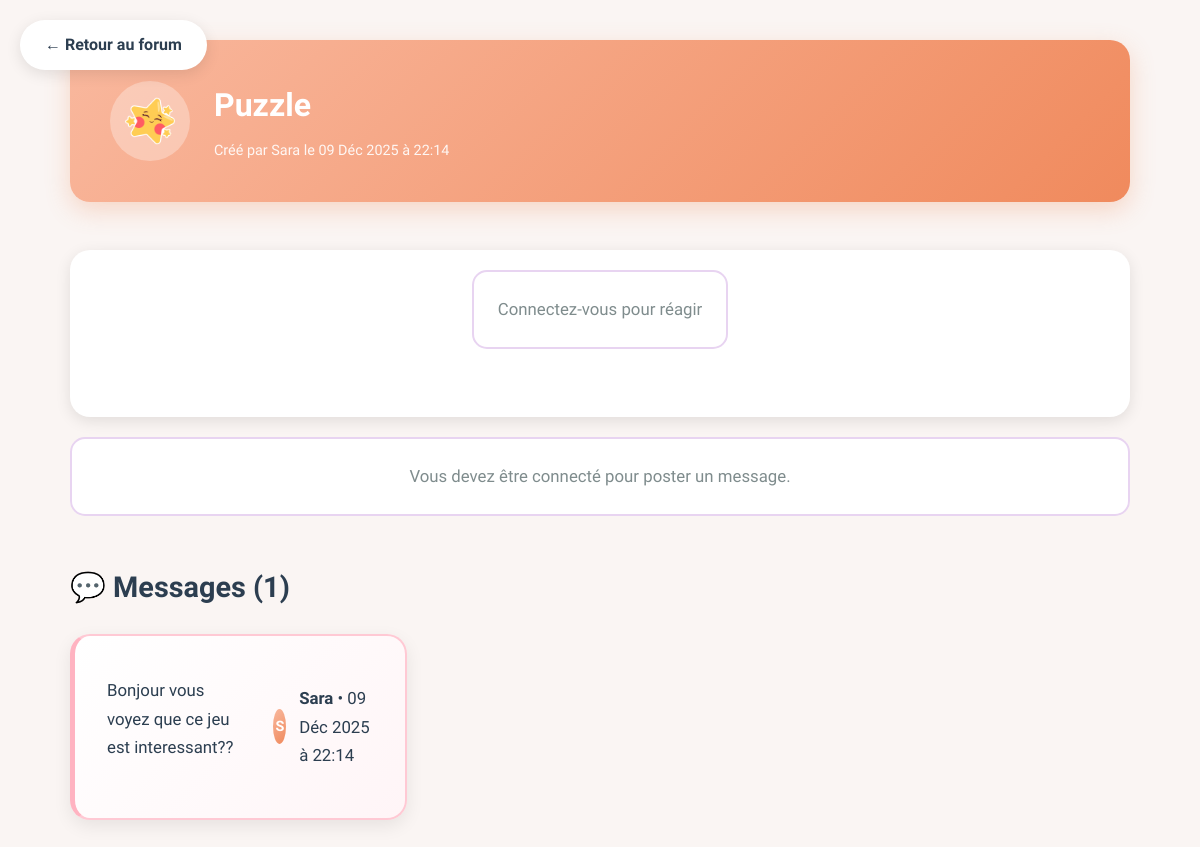
Screenshot of /forum/7/ with the database file from the repository.
### forum/models.py (models this page shows, shortened)
class Topic(models.Model):
    CATEGORY_CHOICES = [
        ('ecole', '🏫 École et Scolarité'),
        ('alimentation', '🍽️ Alimentation et Repas'),
        ('sommeil', '😴 Sommeil et Routines'),
        ('jeux', '🎮 Jeux et Activités'),
        ('sante', '💊 Santé et Thérapies'),
        ('entraide', '🤝 Entraide et Soutien'),
        ('libre', '💬 Discussions Libres'),
    ]
    title = models.CharField(max_length=200)
    created_by = models.ForeignKey(User, on_delete=models.CASCADE)
    created_at = models.DateTimeField(auto_now_add=True)
    icon = models.CharField(max_length=20, blank=True, null=True)
    category = models.CharField(max_length=20, choices=CATEGORY_CHOICES, default='libre')
    class Meta:
        ordering = ['-created_at']

class Post(models.Model):
    topic = models.ForeignKey(Topic, on_delete=models.CASCADE)
    content = models.TextField()
    created_by = models.ForeignKey(User, on_delete=models.CASCADE)
    created_at = models.DateTimeField(auto_now_add=True)

### forum/views.py (the view)
# urls.py: path('<int:topic_id>/', views.topic_detail, name='topic_detail'),
def topic_detail(request, topic_id):
    topic = get_object_or_404(Topic, id=topic_id)
    posts = Post.objects.filter(topic=topic).order_by('created_at')
    if request.method == 'POST':
        form = PostForm(request.POST)
        if form.is_valid():
            post = form.save(commit=False)
            post.topic = topic
            post.created_by = request.user
            post.save()
            check_and_award_badges(request.user)
            if request.user != topic.created_by:
                create_notification(
                    topic.created_by,
                    'comment',
                    f"💬 {request.user.username} a répondu à votre sujet : {topic.title}",
                    f'/forum/{topic.id}/'
                )
            return redirect('forum:topic_detail', topic_id=topic.id)
    else:
        form = PostForm()
    return render(request, 'forum/topic_detail.html', {'topic': topic, 'posts': posts, 'form': form})

### forum/templates/forum/topic_detail.html (shortened to what this page needs)
{% load static %}
<!DOCTYPE html>
<html lang="fr">
<head>
<link rel="stylesheet" href="{% static 'forum/style.css' %}">
</head>
<body>
<a href="/forum/" style="position: fixed; top: 20px; left: 20px; background: white; padding: 12px 25px; border-radius: 25px; text-decoration: none; color: #2c3e50; font-weight: 600; box-shadow: 0 4px 15px rgba(0,0,0,0.1); z-index: 1000; transition: all 0.3s;" onmouseover="this.style.transform='translateY(-2px)'; this.style.boxShadow='0 6px 20px rgba(0,0,0,0.15)';" onmouseout="this.style.transform='translateY(0)'; this.style.boxShadow='0 4px 15px rgba(0,0,0,0.1)';">
    ← Retour au forum
</a>
<div class="container">
    <section class="topic-header">
        {% if topic.icon %}
            <img src="{% static 'forum/icons/' %}{{ topic.icon }}.png" class="icon" alt="Icône" style="width: 80px !important; height: 80px !important; background: rgba(255,255,255,0.3); padding: 15px;">
        {% else %}
            <div style="width: 80px; height: 80px; background: rgba(255,255,255,0.3); border-radius: 50%; display: flex; align-items: center; justify-content: center; font-size: 2.5rem; flex-shrink: 0;">🌟</div>
        {% endif %}
        <div>
            <h2>{{ topic.title }}</h2>
            <p class="creator" style="color: rgba(255,255,255,0.9);">
                Créé par {{ topic.created_by.username }} le {{ topic.created_at|date:"d M Y à H:i" }}
            </p>
        </div>
    </section>
<div class="reactions-container">
    <div class="reactions-buttons">
        {% if user.is_authenticated %}
            <button class="reaction-btn" data-reaction="like" onclick="react({{ topic.id }}, 'like')">
                👍 <span id="count-like">0</span>
            </button>
            <button class="reaction-btn" data-reaction="love" onclick="react({{ topic.id }}, 'love')">
                ❤️ <span id="count-love">0</span>
            </button>
            <button class="reaction-btn" data-reaction="support" onclick="react({{ topic.id }}, 'support')">
                💪 <span id="count-support">0</span>
            </button>
            <button class="reaction-btn" data-reaction="celebrate" onclick="react({{ topic.id }}, 'celebrate')">
                🎉 <span id="count-celebrate">0</span>
            </button>
        {% else %}
            <p class="login-msg">Connectez-vous pour réagir</p>
        {% endif %}
    </div>
</div>
    {% if user.is_authenticated %}
    <section class="new-post">
        <h3>✍️ Ajouter un message</h3>
        <form method="POST">
            {% csrf_token %}
            {{ form.as_p }}
            <button type="submit">Envoyer mon message</button>
        </form>
    </section>
    {% else %}
    <p class="login-msg">Vous devez être connecté pour poster un message.</p>
    {% endif %}
    <section class="posts-list">
        <h3>💬 Messages ({{ posts|length }})</h3>
        <div class="grid-container">
            {% for post in posts %}
            <div class="card post">
                <p>{{ post.content }}</p>
                <p class="author">
                    <span style="width: 35px; height: 35px; border-radius: 50%; background: linear-gradient(135deg, #f9b89e 0%, #f08a5d 100%); display: inline-flex; align-items: center; justify-content: center; color: white; font-weight: 700; font-size: 0.9rem;">
                        {{ post.created_by.username|first|upper }}
                    </span>
                    <span>
                        <strong>{{ post.created_by.username }}</strong> •
                        {{ post.created_at|date:"d M Y à H:i" }}
                    </span>
                </p>
            </div>
            {% empty %}
            <div class="empty-message">
                <p>🌱 Aucun message pour le moment.</p>
                <p style="margin-top: 0.5rem; font-size: 0.95rem;">Soyez le premier à participer à cette discussion !</p>
            </div>
            {% endfor %}
        </div>
    </section>
</div>
</body>
</html>

### forum/static/forum/style.css (style rules this page uses)
* { margin: 0; padding: 0; box-sizing: border-box; }
body { font-family: 'Quicksand', sans-serif; background-color: #faf5f3; color: #2c3e50; line-height: 1.6; min-height: 100vh; }
.container { max-width: 1100px; margin: 40px auto; padding: 0 20px; }
h2 { font-size: 1.8rem; color: #2c3e50; margin-bottom: 1.5rem; font-weight: 700; }
h3 { font-size: 1.3rem; color: #2c3e50; font-weight: 700; }
.login-msg { background: #fff; border-radius: 15px; padding: 1.5rem; text-align: center; border: 2px solid #e8d4f1; margin-bottom: 3rem; color: #7f8c8d; font-size: 1.05rem; }
.grid-container { display: grid; grid-template-columns: repeat(auto-fill, minmax(300px, 1fr)); gap: 1.5rem; }
.card { background: #fff; border-radius: 20px; padding: 2rem; box-shadow: 0 8px 20px rgba(0,0,0,0.08); transition: all 0.3s; cursor: pointer; border: 2px solid transparent; display: flex; align-items: center; gap: 1.5rem; }
.card:nth-child(4n+1) { border-color: #ffc9d4; background: linear-gradient(135deg, #fff 0%, #fff5f7 100%); }
.icon { width: 60px !important; height: 60px !important; object-fit: contain; flex-shrink: 0; border-radius: 50%; padding: 10px; }
.creator { color: #7f8c8d; font-size: 0.9rem; font-weight: 500; }
.topic-header { background: linear-gradient(135deg, #f9b89e 0%, #f08a5d 100%); border-radius: 20px; padding: 2.5rem; margin-bottom: 3rem; color: white; box-shadow: 0 8px 25px rgba(240, 138, 93, 0.3); display: flex; align-items: center; gap: 1.5rem; }
.topic-header h2 { color: white; font-size: 2rem; margin-bottom: 0.5rem; }
.posts-list h3 { color: #2c3e50; margin-bottom: 1.5rem; font-size: 1.8rem; }
.post { background: white; border-radius: 20px; padding: 2rem; box-shadow: 0 6px 18px rgba(0,0,0,0.08); transition: all 0.3s; border-left: 5px solid transparent; margin-bottom: 1.5rem; }
.post:nth-child(4n+1) { border-left-color: #ffb3c1; }
.post p { color: #2c3e50; line-height: 1.7; margin-bottom: 1rem; font-size: 1.05rem; }
.author { display: flex; align-items: center; gap: 0.8rem; color: #7f8c8d; font-size: 0.9rem; margin-top: 1rem; }
.card, .post { animation: fadeIn 0.5s ease-out; }
.reactions-container { background: white; border-radius: 20px; padding: 20px; margin: 20px 0; box-shadow: 0 4px 15px rgba(0,0,0,0.1); }
.reactions-buttons { display: flex; gap: 15px; flex-wrap: wrap; justify-content: center; }

### rows the page displays
Topic: icon (picture), title "Puzzle", created_by.username "Sara", created_at "09 Déc 2025 à 22:14"
Post: content "Bonjour vous voyez que ce jeu est interessant??", created_by.username|first "S", created_by.username "Sara", created_at "09 Déc 2025 à 22:14"

### other values shown
{{ posts|length }} "1"
